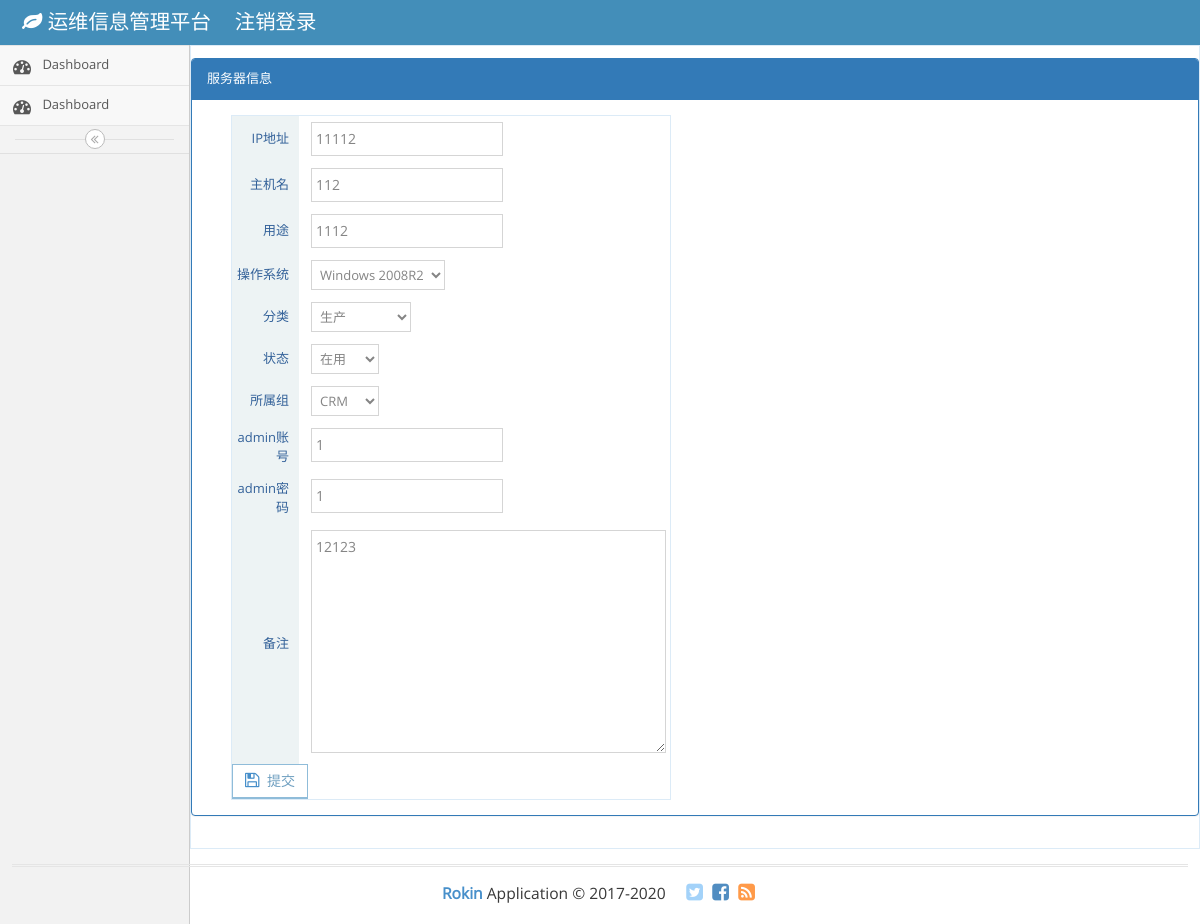
/post/3/edit/, run on the app's committed database.
### app/models.py (models this page shows, shortened)
class Host(models.Model):
    ip = models.CharField(max_length=20)
    host_name = models.CharField(max_length=50)
    host_purpose = models.CharField(max_length=100, blank=True)
    host_status = models.ForeignKey(Host_status)
    Host_category = models.ForeignKey(HostCategorys)
    Host_group = models.ForeignKey(HostGroups)
    Host_operatingsystem = models.ForeignKey(OperatingSystems)
    admin_Account = models.CharField(max_length=50, blank=True)
    admin_password = models.CharField(max_length=50, blank=True)
    Host_body = models.TextField(max_length=1000, blank=True)
    created_time = models.DateTimeField(auto_now_add=True)
    modified_time = models.DateTimeField(auto_now_add=True)

### app/views.py (the view)
# urls.py: url(r'^post/(?P<pk>[0-9]+)/edit/$', views.HostEditView.as_view(), name='host_edit'),
class HostEditView(UpdateView):
    model = Host
    form_class = PostForm
    template_name = 'app/host_edit.html'

### app/forms.py
class PostForm(forms.ModelForm):
    class Meta:
        model = Host
        fields = ('ip', 'host_name', 'host_purpose', 'Host_category', 'Host_group',
                  'admin_Account', 'admin_password', 'Host_operatingsystem', 'Host_body', 'host_status')

### app/models.py (called while the page is built)
    def __str__(self):
        return self.category

    def __str__(self):
        return self.group

    def __str__(self):
        return self.operatingsystem

    def __str__(self):
        return self.status

### templates/app/host_edit.html (shortened to what this page needs)
{% extends 'app/base.html' %}
{% load staticfiles %}
{% block main %}
    <div class="table-detail">
    <div class="row">
        <div class="panel panel-primary">
            <div class="panel-heading">服务器信息</div>
            <div class="panel-body">
                <div class="col-xs-12 col-sm-6">
                    <div class="profile-user-info profile-user-info-striped">
                        <div class="profile-info-row">
                            <form method="POST" class="post-form">{% csrf_token %}
                                <div class="profile-info-name"> IP地址</div>
                                <div class="profile-info-value">
                                    {{ form.ip }}
                                </div>
                                <div class="profile-info-row">
                                    <div class="profile-info-name"> 主机名</div>
                                    <div class="profile-info-value">
                                        {{ form.host_name }}
                                    </div>
                                </div>
                                <div class="profile-info-row">
                                    <div class="profile-info-name"> 用途</div>
                                    <div class="profile-info-value">
                                        {{ form.host_purpose }}
                                    </div>
                                </div>
                                <div class="profile-info-row">
                                    <div class="profile-info-name"> 操作系统</div>
                                    <div class="profile-info-value">
                                        {{ form.Host_operatingsystem }}
                                    </div>
                                </div>
                                <div class="profile-info-row">
                                    <div class="profile-info-name"> 分类</div>
                                    <div class="profile-info-value">
                                        {{ form.Host_category }}
                                    </div>
                                </div>
                                <div class="profile-info-row">
                                    <div class="profile-info-name"> 状态</div>
                                    <div class="profile-info-value">
                                        {{ form.host_status }}
                                    </div>
                                </div>
                                <div class="profile-info-row">
                                    <div class="profile-info-name"> 所属组</div>
                                    <div class="profile-info-value">
                                        {{ form.Host_group }}
                                    </div>
                                </div>
                                <div class="profile-info-row">
                                    <div class="profile-info-name"> admin账号</div>
                                    <div class="profile-info-value">
                                        {{ form.admin_Account }}
                                    </div>
                                </div>
                                <div class="profile-info-row">
                                    <div class="profile-info-name"> admin密码</div>
                                    <div class="profile-info-value">
                                        {{ form.admin_password }}
                                    </div>
                                </div>
                                <div class="profile-info-row">
                                    <div class="profile-info-name"> 备注</div>
                                    <div class="profile-info-value">
                                        {{ form.Host_body }}
                                    </div>
                                </div>
                                <button type="submit" class="btn btn-white btn-info btn-bold">
                                    <i class="ace-icon fa fa-floppy-o bigger-120 blue"></i>
                                    提交
                                </button>
                            </form>
                        </div>
                    </div>
                </div>
            </div>
        </div>
    </div>
{% endblock main %}

### data on the page
Host: ip "11112", host_name "112", host_purpose "1112", Host_operatingsystem "Windows 2008R2", Host_category "生产", host_status "在用", Host_group "CRM", admin_Account "1", admin_password "1", Host_body "12123"
